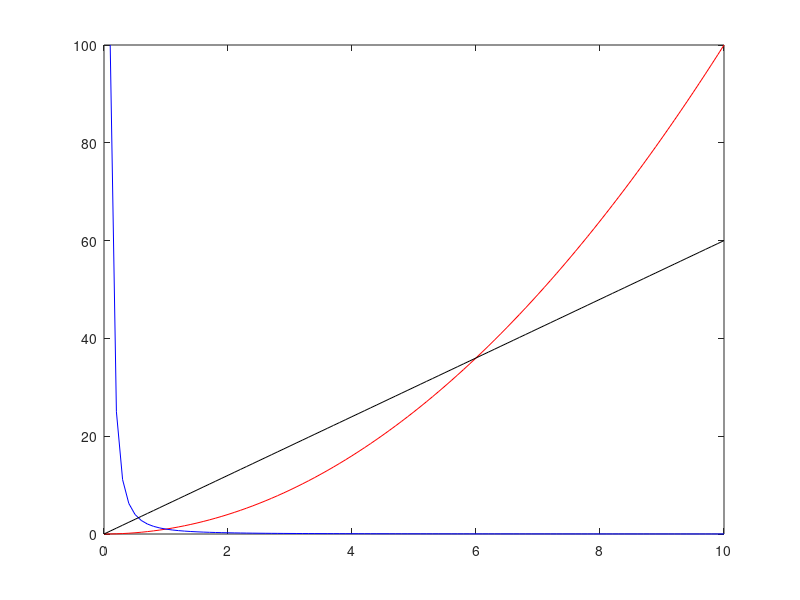

The MATLAB source for this figure:
clc; clear all; close all;
figure(1);
x=[0:0.1:10];
y=x.^2;
w=x.^3;
z=x.^6;

g=x.*log(x); % COMO PLOT x*Ln(x) ????
h=x.^6;

plot(x,x.^2,'r-');
hold on;
plot(x,1./x.^2,'b-');
%plot(x,g,'b-');
%plot(x,x.*y,'b-');
%plot(x,6./x,'b-');
plot(x,6.*x,'k-');
%hold on;
%plot(x,z,'g-');
%hold on;
%plot(x,g,'k-');
%hold on;
%plot(x,h,'m-');
%hold on;

saveas(gca,'PlotFunciones','pdf');


%{
a=input('Pulsa enter para continuar...');
clc; clear all; close all;
figure(1);
x=[-2:0.1:2];
y=x.^3;
plot(x,y);
saveas(gca,'PlotFunciones','pdf');

a=input('Pulsa enter para continuar...');
clc; clear all; close all;
figure(1);
x=[-2:0.1:2];
y=x.^4;
plot(x,y);
saveas(gca,'PlotFunciones','pdf');
%}
